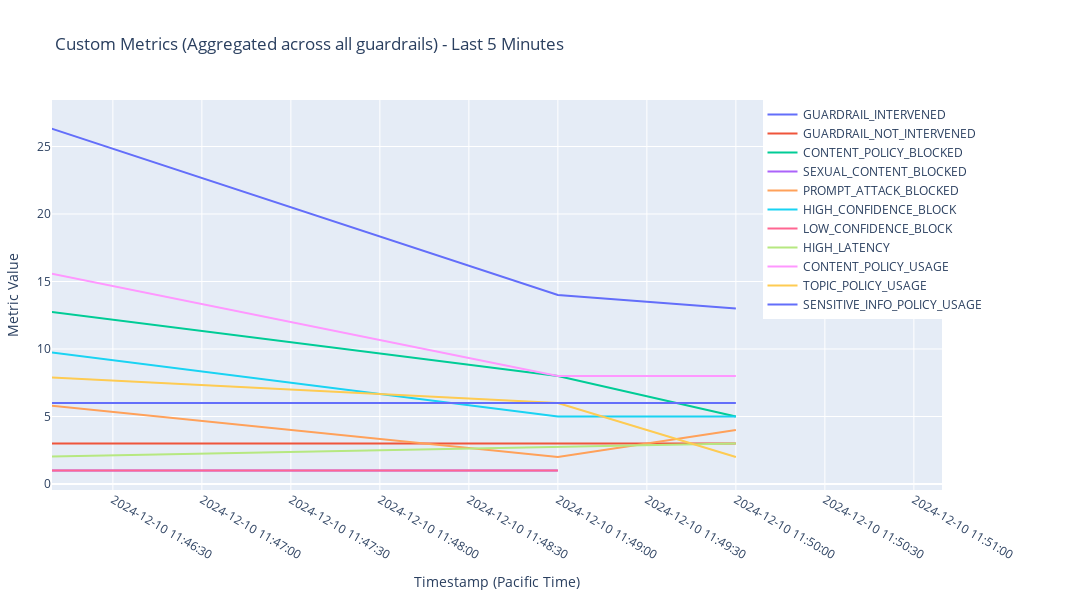
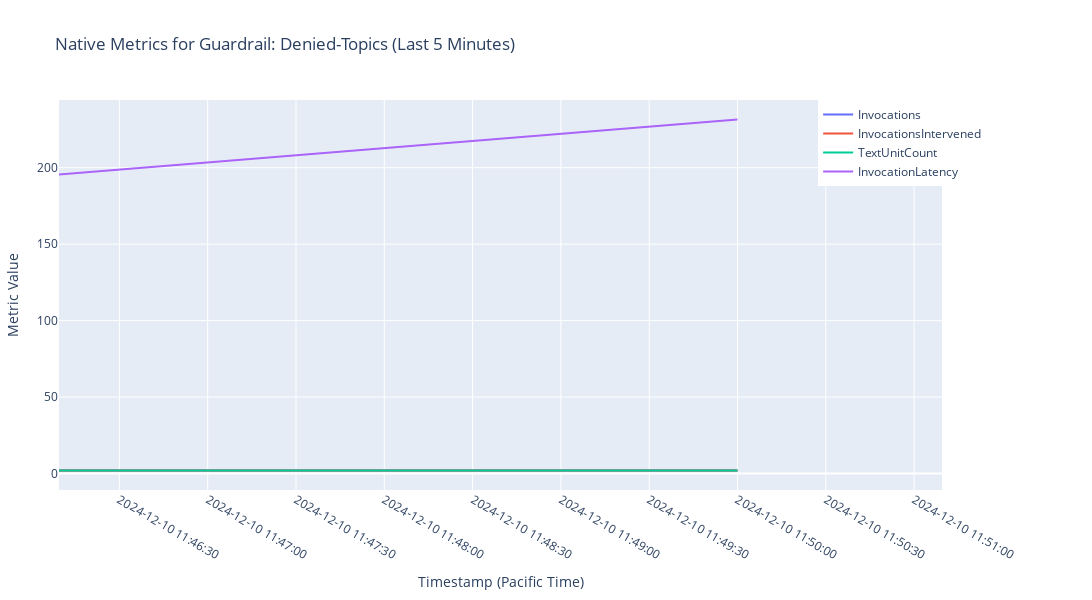
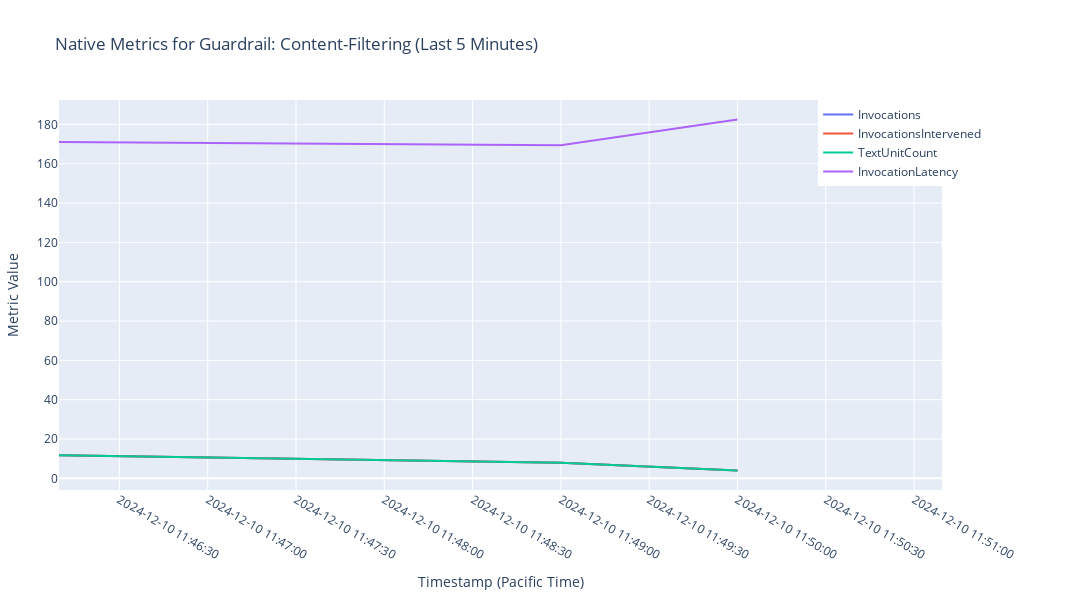
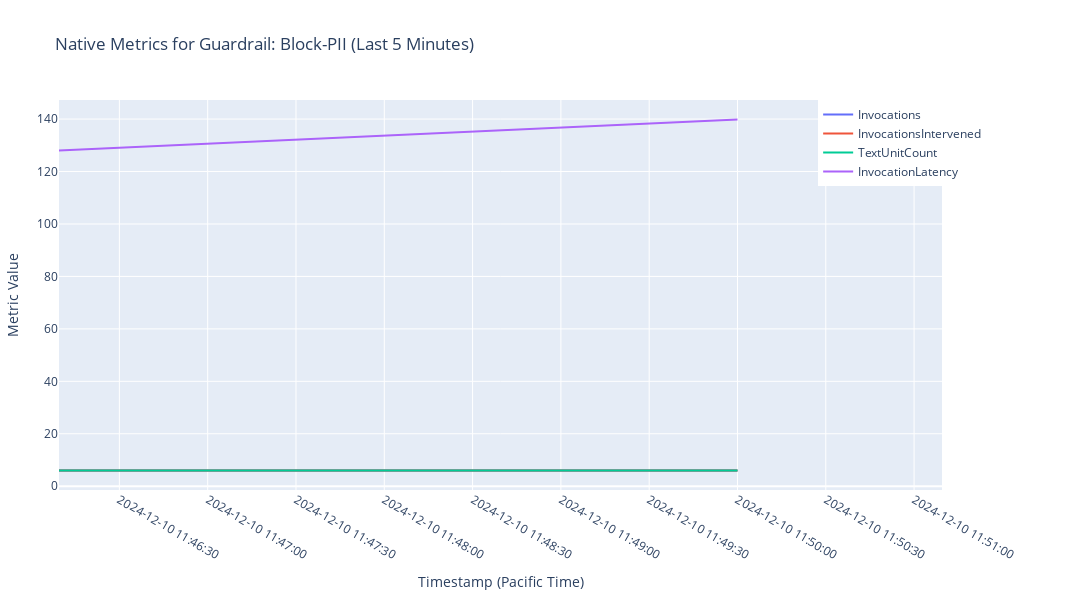

Notebook source saved alongside these figures, in order:
### Markdown cell above
### 3. Monitor and analyze Amazon Bedrock Guardrails performance

This section demonstrates how to monitor and analyze the performance of Amazon Bedrock Guardrails using Amazon CloudWatch metrics. It provides a comprehensive view of guardrail behavior and effectiveness over a specified time period.

#### Key components

- **`get_account_id()`**: Retrieves the AWS account ID for constructing ARNs.
- **`fetch_metric_data()`**: Retrieves CloudWatch metrics for specified time ranges and namespaces.
- **`summarize_metric_values()`**: Provides statistical summaries of metric values based on metric type.
- **`display_metrics()`**: Orchestrates the fetching, analysis, and visualization of metrics for all guardrails.

#### Purpose and functionality

- **Comprehensive performance analysis**: Gather and analyze both native Amazon Bedrock metrics and custom-defined metrics (from Terraform) for a holistic view of guardrail performance over the last `LOOKBACK_PERIOD` minutes.
- **Visual trend analysis**: Create interactive Plotly graphs for each guardrail and overall native Bedrock metrics, enabling visualization of performance trends over time.
- **Detailed metric summaries**: Generate tabular summaries of metrics for each guardrail and native Bedrock metrics, providing quick insights into performance statistics and allowing for comparative analysis across different guardrail types.
- **Key performance indicator tracking**: Monitor critical indicators such as invocation counts, error rates, latency, token usage, and guardrail intervention rates.
- **Anomaly detection**: Identify potential issues or anomalies in guardrail behavior through visual and statistical analysis.
- **Impact assessment**: Evaluate the overall impact of guardrails on the AI model's responses and effectiveness across different types of guardrails.
- **Data-driven optimization**: Make informed decisions for optimizing guardrail configurations based on comprehensive performance data and insights.

---

### Code cell
def get_account_id():
    try:
        sts_client = boto3.client('sts')
        return sts_client.get_caller_identity()['Account']
    except Exception as e:
        print(f"Error retrieving account ID: {e}")
        return None

def fetch_metric_data(metric_name, start_time, end_time, namespace, dimensions=None):
    try:
        metric_query = {
            "Id": metric_name.lower().replace("-", "_").replace(" ", "_"),
            "MetricStat": {
                "Metric": {
                    "Namespace": namespace,
                    "MetricName": metric_name,
                    "Dimensions": dimensions or []
                },
                "Period": 60,
                "Stat": "Average" if metric_name == "InvocationLatency" else "Sum",
            },
            "ReturnData": True,
        }

        response = cloudwatch.get_metric_data(
            MetricDataQueries=[metric_query],
            StartTime=start_time,
            EndTime=end_time,
        )
        timestamps = response["MetricDataResults"][0].get("Timestamps", [])
        values = response["MetricDataResults"][0].get("Values", [])
        
        return timestamps, values
    except Exception as e:
        print(f"Error fetching metric data for '{metric_name}': {e}")
        return [], []

def summarize_metric_values(values, metric_name):
    if not values:
        return "No data"
    
    if metric_name == "InvocationLatency":
        avg = statistics.mean(values)
        p90 = statistics.quantiles(values, n=10)[-1] if len(values) >= 10 else max(values)
        return f"Avg: {avg:.2f} ms, 90th: {p90:.2f} ms, Max: {max(values):.2f} ms"
    else:
        return f"{sum(values):.2f}"

def display_metrics():
    CUSTOM_BEDROCK_METRICS = list(tf_vars.get('bedrock_log_metric_filters', {}).keys())
    native_bedrock_metrics = [
        "Invocations",
        "InvocationClientErrors",
        "InvocationServerErrors",
        "InvocationThrottles",
        "InvocationsIntervened",
        "TextUnitCount",
        "InvocationLatency"
    ]

    print("Allowing additional time for metrics to be available...")
    time.sleep(30)  # Wait for 30 seconds

    pacific_tz = pytz.timezone('US/Pacific')
    end_time = datetime.utcnow()
    start_time = end_time - timedelta(minutes=LOOKBACK_PERIOD)
    pst_end_time = end_time.replace(tzinfo=pytz.UTC).astimezone(pacific_tz)
    pst_start_time = start_time.replace(tzinfo=pytz.UTC).astimezone(pacific_tz)

    print(f"\nFetching Amazon Bedrock Guardrails metrics from {pst_start_time} to {pst_end_time} (PST)\n")

    ACCOUNT_ID = get_account_id()

    # Fetch custom metrics (aggregated across all guardrails)
    custom_metrics_data = []
    fig_custom = go.Figure()
    for metric_name in CUSTOM_BEDROCK_METRICS:
        timestamps, values = fetch_metric_data(metric_name, start_time, end_time, CUSTOM_METRIC_NAMESPACE)
        if values:
            # Sort timestamps and values together
            sorted_data = sorted(zip(timestamps, values))
            sorted_timestamps, sorted_values = zip(*sorted_data)
            pacific_timestamps = [t.replace(tzinfo=pytz.UTC).astimezone(pacific_tz) for t in sorted_timestamps]
            custom_metrics_data.append([metric_name, summarize_metric_values(sorted_values, metric_name)])
            fig_custom.add_trace(go.Scatter(x=pacific_timestamps, y=sorted_values, mode="lines", name=metric_name))
        else:
            custom_metrics_data.append([metric_name, "No data"])
        time.sleep(BATCH_DELAY)

    # Update layout for custom metrics figure
    fig_custom.update_layout(
        title=f"Custom Metrics (Aggregated across all guardrails) - Last {LOOKBACK_PERIOD} Minutes",
        xaxis_title="Timestamp (Pacific Time)",
        yaxis_title="Metric Value",
        template=PLOT_TEMPLATE,
        legend=dict(orientation="v", yanchor="top", y=1, xanchor="right", x=1.05),
        margin=dict(l=50, r=150, t=100, b=100),
        autosize=False,
        width=1200,
        height=600,
        showlegend=True
    )
    fig_custom.update_xaxes(tickformat="%Y-%m-%d %H:%M:%S", range=[pst_start_time, pst_end_time])
    fig_custom.show()

    # Print custom metrics table (aggregated across all guardrails)
    if custom_metrics_data:
        print("\nCustom Metrics Summary (Aggregated across all guardrails):")
        print(tabulate(custom_metrics_data, headers=["Metric", "Summary"], tablefmt="grid"))
    else:
        print("\nNo data available for Custom Metrics")

    # Fetch and display native metrics for each guardrail
    for guardrail_name, guardrail_id in guardrail_ids.items():
        guardrail_arn = f"arn:aws:bedrock:{REGION}:{ACCOUNT_ID}:guardrail/{guardrail_id}"
        
        fig_native = go.Figure()
        native_metrics_data = []

        # Fetch and visualize native Bedrock metrics
        for metric_name in native_bedrock_metrics:
            dimensions = [
                {"Name": "GuardrailArn", "Value": guardrail_arn},
                {"Name": "GuardrailVersion", "Value": "DRAFT"}
            ]
            timestamps, values = fetch_metric_data(metric_name, start_time, end_time, NATIVE_METRIC_NAMESPACE, dimensions)
            if values:
                # Sort timestamps and values together
                sorted_data = sorted(zip(timestamps, values))
                sorted_timestamps, sorted_values = zip(*sorted_data)
                pacific_timestamps = [t.replace(tzinfo=pytz.UTC).astimezone(pacific_tz) for t in sorted_timestamps]
                native_metrics_data.append([metric_name, summarize_metric_values(sorted_values, metric_name)])
                fig_native.add_trace(go.Scatter(x=pacific_timestamps, y=sorted_values, mode="lines", name=metric_name))

        # Update layout for native metrics figure
        fig_native.update_layout(
            title=f"Native Metrics for Guardrail: {guardrail_name} (Last {LOOKBACK_PERIOD} Minutes)",
            xaxis_title="Timestamp (Pacific Time)",
            yaxis_title="Metric Value",
            template=PLOT_TEMPLATE,
            legend=dict(orientation="v", yanchor="top", y=1, xanchor="right", x=1.05),
            margin=dict(l=50, r=150, t=100, b=100),
            autosize=False,
            width=1200,
            height=600,
            showlegend=True
        )
        fig_native.update_xaxes(tickformat="%Y-%m-%d %H:%M:%S", range=[pst_start_time, pst_end_time])
        fig_native.show()

        # Print native metrics table for this guardrail
        if native_metrics_data:
            print(f"\nNative Metrics Summary for Guardrail: {guardrail_name}")
            print(tabulate(native_metrics_data, headers=["Metric", "Summary"], tablefmt="grid"))
        else:
            print(f"\nNo data available for Guardrail: {guardrail_name}")

# Execute monitoring and analysis
display_metrics()

### Figure 1 — Plotly figure (JSON) as saved in the notebook; plotly's stock layout.template omitted (floating-point values rounded to 4 significant figures)
{"data": [{"mode": "lines", "name": "GUARDRAIL_INTERVENED", "type": "scatter", "x": ["2024-12-10T11:46:00-08:00", "2024-12-10T11:49:00-08:00", "2024-12-10T11:50:00-08:00"], "y": [27, 14, 13]}, {"mode": "lines", "name": "GUARDRAIL_NOT_INTERVENED", "type": "scatter", "x": ["2024-12-10T11:46:00-08:00", "2024-12-10T11:50:00-08:00"], "y": [3, 3]}, {"mode": "lines", "name": "CONTENT_POLICY_BLOCKED", "type": "scatter", "x": ["2024-12-10T11:46:00-08:00", "2024-12-10T11:49:00-08:00", "2024-12-10T11:50:00-08:00"], "y": [13, 8, 5]}, {"mode": "lines", "name": "SEXUAL_CONTENT_BLOCKED", "type": "scatter", "x": ["2024-12-10T11:46:00-08:00", "2024-12-10T11:49:00-08:00"], "y": [1, 1]}, {"mode": "lines", "name": "PROMPT_ATTACK_BLOCKED", "type": "scatter", "x": ["2024-12-10T11:46:00-08:00", "2024-12-10T11:49:00-08:00", "2024-12-10T11:50:00-08:00"], "y": [6, 2, 4]}, {"mode": "lines", "name": "HIGH_CONFIDENCE_BLOCK", "type": "scatter", "x": ["2024-12-10T11:46:00-08:00", "2024-12-10T11:49:00-08:00", "2024-12-10T11:50:00-08:00"], "y": [10, 5, 5]}, {"mode": "lines", "name": "LOW_CONFIDENCE_BLOCK", "type": "scatter", "x": ["2024-12-10T11:46:00-08:00", "2024-12-10T11:49:00-08:00"], "y": [1, 1]}, {"mode": "lines", "name": "HIGH_LATENCY", "type": "scatter", "x": ["2024-12-10T11:46:00-08:00", "2024-12-10T11:50:00-08:00"], "y": [2, 3]}, {"mode": "lines", "name": "CONTENT_POLICY_USAGE", "type": "scatter", "x": ["2024-12-10T11:46:00-08:00", "2024-12-10T11:49:00-08:00", "2024-12-10T11:50:00-08:00"], "y": [16, 8, 8]}, {"mode": "lines", "name": "TOPIC_POLICY_USAGE", "type": "scatter", "x": ["2024-12-10T11:46:00-08:00", "2024-12-10T11:49:00-08:00", "2024-12-10T11:50:00-08:00"], "y": [8, 6, 2]}, {"mode": "lines", "name": "SENSITIVE_INFO_POLICY_USAGE", "type": "scatter", "x": ["2024-12-10T11:46:00-08:00", "2024-12-10T11:50:00-08:00"], "y": [6, 6]}], "layout": {"autosize": false, "height": 600, "legend": {"orientation": "v", "x": 1.05, "xanchor": "right", "y": 1, "yanchor": "top"}, "margin": {"b": 100, "l": 50, "r": 150, "t": 100}, "showlegend": true, "title": {"text": "Custom Metrics (Aggregated across all guardrails) - Last 5 Minutes"}, "width": 1200, "xaxis": {"range": ["2024-12-10T11:46:09.484099-08:00", "2024-12-10T11:51:09.484099-08:00"], "tickformat": "%Y-%m-%d %H:%M:%S", "title": {"text": "Timestamp (Pacific Time)"}, "type": "date"}, "yaxis": {"autorange": true, "range": [-0.4444, 28.44], "title": {"text": "Metric Value"}, "type": "linear"}}}

### Figure 2 — Plotly figure (JSON) as saved in the notebook; plotly's stock layout.template omitted (floating-point values rounded to 4 significant figures)
{"data": [{"mode": "lines", "name": "Invocations", "type": "scatter", "x": ["2024-12-10T11:46:00-08:00", "2024-12-10T11:50:00-08:00"], "y": [2, 2]}, {"mode": "lines", "name": "InvocationsIntervened", "type": "scatter", "x": ["2024-12-10T11:46:00-08:00", "2024-12-10T11:50:00-08:00"], "y": [2, 2]}, {"mode": "lines", "name": "TextUnitCount", "type": "scatter", "x": ["2024-12-10T11:46:00-08:00", "2024-12-10T11:50:00-08:00"], "y": [2, 2]}, {"mode": "lines", "name": "InvocationLatency", "type": "scatter", "x": ["2024-12-10T11:46:00-08:00", "2024-12-10T11:50:00-08:00"], "y": [194, 231.5]}], "layout": {"autosize": false, "height": 600, "legend": {"orientation": "v", "x": 1.05, "xanchor": "right", "y": 1, "yanchor": "top"}, "margin": {"b": 100, "l": 50, "r": 150, "t": 100}, "showlegend": true, "title": {"text": "Native Metrics for Guardrail: Denied-Topics (Last 5 Minutes)"}, "width": 1200, "xaxis": {"range": ["2024-12-10T11:46:09.484099-08:00", "2024-12-10T11:51:09.484099-08:00"], "tickformat": "%Y-%m-%d %H:%M:%S", "title": {"text": "Timestamp (Pacific Time)"}, "type": "date"}, "yaxis": {"autorange": true, "range": [-10.75, 244.2], "title": {"text": "Metric Value"}, "type": "linear"}}}

### Figure 3 — Plotly figure (JSON) as saved in the notebook; plotly's stock layout.template omitted (floating-point values rounded to 4 significant figures)
{"data": [{"mode": "lines", "name": "Invocations", "type": "scatter", "x": ["2024-12-10T11:46:00-08:00", "2024-12-10T11:49:00-08:00", "2024-12-10T11:50:00-08:00"], "y": [12, 8, 4]}, {"mode": "lines", "name": "InvocationsIntervened", "type": "scatter", "x": ["2024-12-10T11:46:00-08:00", "2024-12-10T11:49:00-08:00", "2024-12-10T11:50:00-08:00"], "y": [12, 8, 4]}, {"mode": "lines", "name": "TextUnitCount", "type": "scatter", "x": ["2024-12-10T11:46:00-08:00", "2024-12-10T11:49:00-08:00", "2024-12-10T11:50:00-08:00"], "y": [12, 8, 4]}, {"mode": "lines", "name": "InvocationLatency", "type": "scatter", "x": ["2024-12-10T11:46:00-08:00", "2024-12-10T11:49:00-08:00", "2024-12-10T11:50:00-08:00"], "y": [171.2, 169.4, 182.5]}], "layout": {"autosize": false, "height": 600, "legend": {"orientation": "v", "x": 1.05, "xanchor": "right", "y": 1, "yanchor": "top"}, "margin": {"b": 100, "l": 50, "r": 150, "t": 100}, "showlegend": true, "title": {"text": "Native Metrics for Guardrail: Content-Filtering (Last 5 Minutes)"}, "width": 1200, "xaxis": {"range": ["2024-12-10T11:46:09.484099-08:00", "2024-12-10T11:51:09.484099-08:00"], "tickformat": "%Y-%m-%d %H:%M:%S", "title": {"text": "Timestamp (Pacific Time)"}, "type": "date"}, "yaxis": {"autorange": true, "range": [-5.917, 192.4], "title": {"text": "Metric Value"}, "type": "linear"}}}

### Figure 4 — Plotly figure (JSON) as saved in the notebook; plotly's stock layout.template omitted (floating-point values rounded to 4 significant figures)
{"data": [{"mode": "lines", "name": "Invocations", "type": "scatter", "x": ["2024-12-10T11:46:00-08:00", "2024-12-10T11:50:00-08:00"], "y": [6, 6]}, {"mode": "lines", "name": "InvocationsIntervened", "type": "scatter", "x": ["2024-12-10T11:46:00-08:00", "2024-12-10T11:50:00-08:00"], "y": [6, 6]}, {"mode": "lines", "name": "TextUnitCount", "type": "scatter", "x": ["2024-12-10T11:46:00-08:00", "2024-12-10T11:50:00-08:00"], "y": [6, 6]}, {"mode": "lines", "name": "InvocationLatency", "type": "scatter", "x": ["2024-12-10T11:46:00-08:00", "2024-12-10T11:50:00-08:00"], "y": [127.5, 139.8]}], "layout": {"autosize": false, "height": 600, "legend": {"orientation": "v", "x": 1.05, "xanchor": "right", "y": 1, "yanchor": "top"}, "margin": {"b": 100, "l": 50, "r": 150, "t": 100}, "showlegend": true, "title": {"text": "Native Metrics for Guardrail: Block-PII (Last 5 Minutes)"}, "width": 1200, "xaxis": {"range": ["2024-12-10T11:46:09.484099-08:00", "2024-12-10T11:51:09.484099-08:00"], "tickformat": "%Y-%m-%d %H:%M:%S", "title": {"text": "Timestamp (Pacific Time)"}, "type": "date"}, "yaxis": {"autorange": true, "range": [-1.435, 147.3], "title": {"text": "Metric Value"}, "type": "linear"}}}
